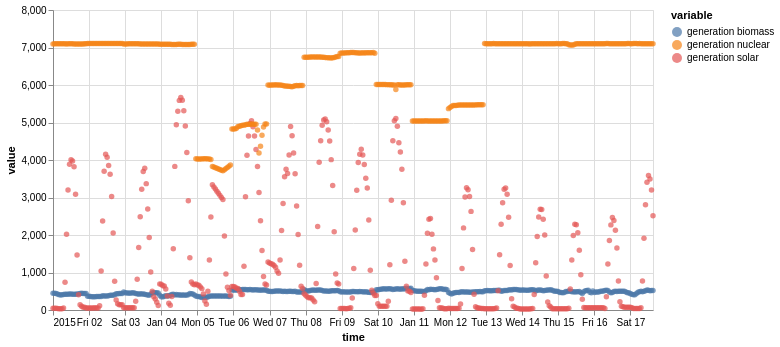

Notebook cell for this chart:
### Markdown cell above
with multivariate TimeSeries

### Code cell
on.Plot(ts_multi.head(400))\
    .add(on.marks.dots)\
    .properties(width=600)\
    .show()

### Figure 1 — Vega specification as saved in the notebook (floating-point values rounded to 4 significant figures; data arrays with more than 128 entries replaced by an {"elided": "..."} marker saying what was removed)
{"$schema": "https://vega.github.io/schema/vega/v5.json", "data": [{"name": "source_0", "values": {"elided": "1200 records"}, "transform": [{"type": "formula", "expr": "toDate(datum['time'])", "as": "time"}]}, {"name": "source_0_y_domain_value", "values": [{"min": 23.0, "max": 7108.0}]}, {"name": "source_0_color_domain_variable", "values": [{"variable": "generation biomass"}, {"variable": "generation solar"}, {"variable": "generation nuclear"}]}], "marks": [{"type": "symbol", "name": "layer_0_marks", "from": {"data": "source_0"}, "encode": {"update": {"x": {"field": "time", "scale": "x"}, "y": {"field": "value", "scale": "y"}, "shape": {"value": "circle"}, "fill": {"field": "variable", "scale": "color"}, "opacity": {"value": 0.7}}}, "style": ["circle"]}], "scales": [{"name": "x", "type": "time", "domain": {"data": "source_0", "field": "time"}, "range": [0, {"signal": "width"}]}, {"name": "y", "type": "linear", "domain": [{"signal": "(data(\"source_0_y_domain_value\")[0] || {}).min"}, {"signal": "(data(\"source_0_y_domain_value\")[0] || {}).max"}], "range": [{"signal": "height"}, 0], "zero": true, "nice": true}, {"name": "color", "type": "ordinal", "domain": {"data": "source_0_color_domain_variable", "field": "variable", "sort": true}, "range": "category"}], "axes": [{"scale": "x", "gridScale": "y", "zindex": 0, "orient": "bottom", "maxExtent": 0, "aria": false, "grid": true, "minExtent": 0, "labels": false, "ticks": false, "tickCount": {"signal": "ceil(width/40)"}, "domain": false}, {"scale": "y", "gridScale": "x", "domain": false, "ticks": false, "grid": true, "labels": false, "orient": "left", "aria": false, "maxExtent": 0, "tickCount": {"signal": "ceil(height/40)"}, "minExtent": 0, "zindex": 0}, {"scale": "x", "tickCount": {"signal": "ceil(width/40)"}, "zindex": 0, "labelFlush": true, "title": "time", "labelOverlap": true, "orient": "bottom", "grid": false}, {"scale": "y", "title": "value", "grid": false, "zindex": 0, "labelOverlap": true, "orient": "left", "tickCount": {"signal": "ceil(height/40)"}}], "width": 600, "background": "white", "padding": 5, "height": 300, "style": "cell", "legends": [{"fill": "color", "symbolType": "circle", "title": "variable", "encode": {"symbols": {"update": {"opacity": {"value": 0.7}}}}}]}
